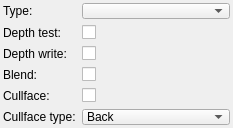
<?xml version="1.0" encoding="UTF-8"?>
<ui version="4.0">
 <class>Widget_NodePass</class>
 <widget class="QWidget" name="Widget_NodePass">
  <property name="geometry">
   <rect>
    <x>0</x>
    <y>0</y>
    <width>233</width>
    <height>128</height>
   </rect>
  </property>
  <property name="minimumSize">
   <size>
    <width>233</width>
    <height>128</height>
   </size>
  </property>
  <property name="maximumSize">
   <size>
    <width>233</width>
    <height>128</height>
   </size>
  </property>
  <property name="windowTitle">
   <string>Form</string>
  </property>
  <layout class="QFormLayout" name="formLayout">
   <property name="horizontalSpacing">
    <number>6</number>
   </property>
   <property name="verticalSpacing">
    <number>6</number>
   </property>
   <property name="leftMargin">
    <number>3</number>
   </property>
   <property name="topMargin">
    <number>3</number>
   </property>
   <property name="rightMargin">
    <number>3</number>
   </property>
   <property name="bottomMargin">
    <number>3</number>
   </property>
   <item row="0" column="0">
    <widget class="QLabel" name="label_type">
     <property name="text">
      <string>Type:</string>
     </property>
    </widget>
   </item>
   <item row="0" column="1">
    <widget class="QComboBox" name="comboBox_type"/>
   </item>
   <item row="1" column="0">
    <widget class="QLabel" name="label_depthTest">
     <property name="text">
      <string>Depth test:</string>
     </property>
    </widget>
   </item>
   <item row="1" column="1">
    <widget class="QCheckBox" name="checkBox_depthTest">
     <property name="text">
      <string/>
     </property>
    </widget>
   </item>
   <item row="2" column="0">
    <widget class="QLabel" name="label_DepthWrite">
     <property name="text">
      <string>Depth write:</string>
     </property>
    </widget>
   </item>
   <item row="2" column="1">
    <widget class="QCheckBox" name="checkBox_depthWrite">
     <property name="text">
      <string/>
     </property>
    </widget>
   </item>
   <item row="3" column="0">
    <widget class="QLabel" name="label_blend">
     <property name="text">
      <string>Blend:</string>
     </property>
    </widget>
   </item>
   <item row="3" column="1">
    <widget class="QCheckBox" name="checkBox_blend">
     <property name="text">
      <string/>
     </property>
    </widget>
   </item>
   <item row="4" column="0">
    <widget class="QLabel" name="label_cullface">
     <property name="text">
      <string>Cullface:</string>
     </property>
    </widget>
   </item>
   <item row="4" column="1">
    <widget class="QCheckBox" name="checkBox_cullface">
     <property name="text">
      <string/>
     </property>
    </widget>
   </item>
   <item row="5" column="0">
    <widget class="QLabel" name="label_cullfaceType">
     <property name="text">
      <string>Cullface type:</string>
     </property>
    </widget>
   </item>
   <item row="5" column="1">
    <widget class="QComboBox" name="comboBox_cullfaceType">
     <item>
      <property name="text">
       <string>Back</string>
      </property>
     </item>
     <item>
      <property name="text">
       <string>Front</string>
      </property>
     </item>
    </widget>
   </item>
  </layout>
 </widget>
 <resources/>
 <connections/>
</ui>
